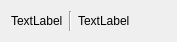
<?xml version="1.0" encoding="UTF-8"?>
<ui version="4.0">
 <class>StatusBar</class>
 <widget class="QWidget" name="StatusBar">
  <property name="geometry">
   <rect>
    <x>0</x>
    <y>0</y>
    <width>177</width>
    <height>38</height>
   </rect>
  </property>
  <property name="windowTitle">
   <string>Form</string>
  </property>
  <layout class="QHBoxLayout" name="horizontalLayout">
   <item>
    <widget class="QLabel" name="lineLabel">
     <property name="text">
      <string>TextLabel</string>
     </property>
    </widget>
   </item>
   <item>
    <widget class="Line" name="line">
     <property name="orientation">
      <enum>Qt::Vertical</enum>
     </property>
    </widget>
   </item>
   <item>
    <widget class="QLabel" name="charsLable">
     <property name="text">
      <string>TextLabel</string>
     </property>
    </widget>
   </item>
   <item>
    <spacer name="horizontalSpacer">
     <property name="orientation">
      <enum>Qt::Horizontal</enum>
     </property>
     <property name="sizeHint" stdset="0">
      <size>
       <width>40</width>
       <height>20</height>
      </size>
     </property>
    </spacer>
   </item>
  </layout>
 </widget>
 <resources/>
 <connections/>
</ui>
